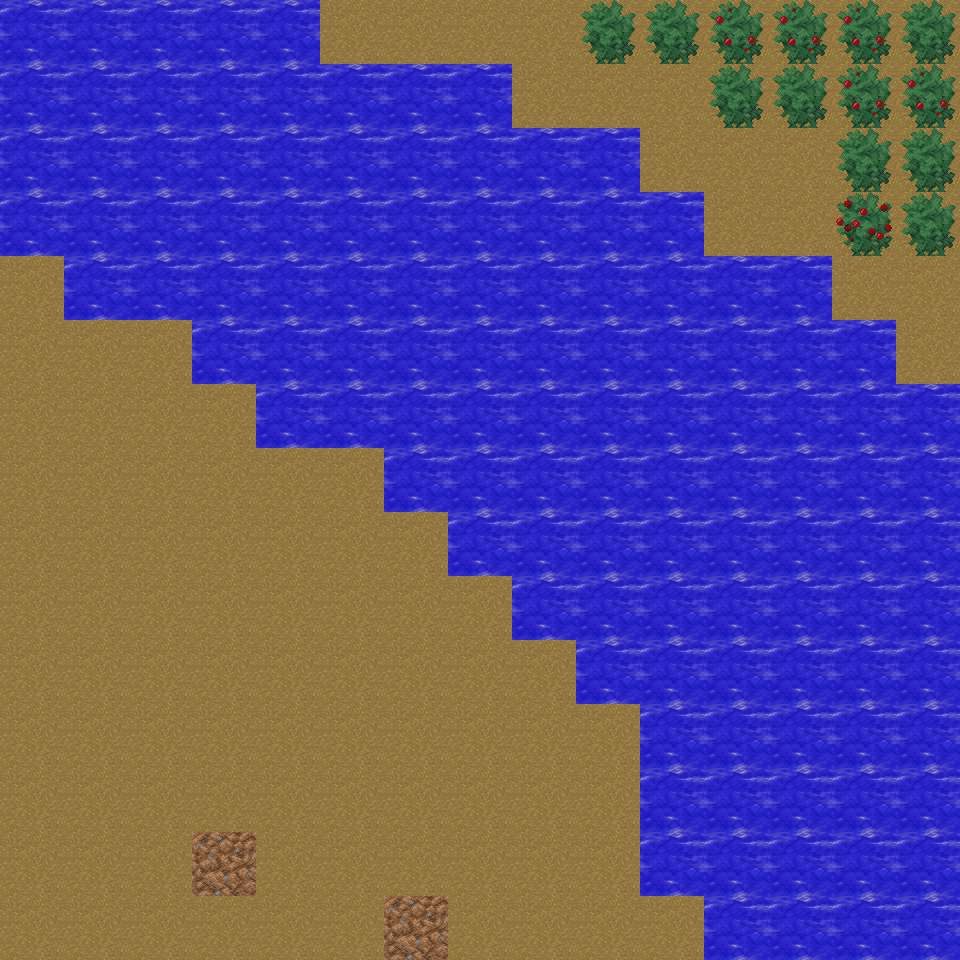

A 2D game scene composited from a Tiled map and its tileset images. What follows is a short description and the map's XML, with every tile layer's data as written:
An orthogonal 15x15 tile map with 64x64 px tiles, 4 tile layers (background, bottom, top, GROUND).

<map version="1.9" tiledversion="1.9.2" orientation="orthogonal" renderorder="right-down" width="15" height="15" tilewidth="64" tileheight="64" infinite="0" nextlayerid="5" nextobjectid="1">
 <tileset firstgid="1" source="Tiles.tsx" />
 <layer id="1" name="background" width="15" height="15">
  <data encoding="csv">
19,19,19,19,19,20,20,20,20,20,20,20,20,20,20,
19,19,19,19,19,19,19,19,20,20,20,20,20,20,20,
19,19,19,19,19,19,19,19,19,19,20,20,20,20,20,
19,19,19,19,19,19,19,19,19,19,19,20,20,20,20,
20,19,19,19,19,19,19,19,19,19,19,19,19,20,20,
20,20,20,19,19,19,19,19,19,19,19,19,19,19,20,
20,20,20,20,19,19,19,19,19,19,19,19,19,19,19,
20,20,20,20,20,20,19,19,19,19,19,19,19,19,19,
20,20,20,20,20,20,20,19,19,19,19,19,19,19,19,
20,20,20,20,20,20,20,20,19,19,19,19,19,19,19,
20,20,20,20,20,20,20,20,20,19,19,19,19,19,19,
20,20,20,20,20,20,20,20,20,20,19,19,19,19,19,
20,20,20,20,20,20,20,20,20,20,19,19,19,19,19,
20,20,20,19,20,20,20,20,20,20,19,19,19,19,19,
20,20,20,20,20,20,19,20,20,20,20,19,19,19,19
</data>
 </layer>
 <layer id="4" name="bottom" width="15" height="15">
  <data encoding="csv">
96,96,96,96,96,0,0,0,0,0,0,0,0,0,0,
0,0,0,0,0,0,0,96,0,0,0,0,0,0,0,
0,0,0,0,0,0,0,0,0,96,0,0,0,0,0,
0,0,0,0,0,0,0,0,0,0,96,0,0,0,0,
0,96,96,96,0,0,0,0,0,0,0,96,96,0,0,
0,0,0,96,96,0,0,0,0,0,0,0,96,96,0,
0,0,0,0,96,96,0,0,0,0,0,0,0,0,96,
0,0,0,0,0,0,96,96,0,0,0,0,0,0,0,
0,0,0,0,0,0,0,96,96,0,0,0,0,0,0,
0,0,0,0,0,0,0,0,96,96,0,0,0,0,0,
0,0,0,0,0,0,0,0,0,96,96,0,0,0,0,
0,0,0,0,0,0,0,0,0,0,96,0,0,0,0,
0,0,0,0,0,0,0,0,0,0,96,0,0,0,0,
0,0,0,0,0,0,0,0,0,0,96,0,0,0,0,
0,0,0,0,0,0,0,0,0,0,0,96,0,0,0
</data>
 </layer>
 <layer id="2" name="top" width="15" height="15">
  <data encoding="csv">
0,0,0,0,0,0,0,0,0,37,37,38,38,38,37,
96,96,96,96,96,96,96,0,0,0,0,37,37,38,38,
0,0,0,0,0,0,0,96,96,0,0,0,0,37,37,
96,96,96,96,0,0,0,0,96,96,0,0,0,39,37,
0,0,0,0,96,96,0,0,0,96,96,0,0,0,0,
0,0,0,0,0,96,96,0,0,0,96,96,0,0,0,
0,0,0,0,0,0,96,96,0,0,0,0,96,96,0,
0,0,0,0,0,0,0,0,96,96,0,0,0,96,96,
0,0,0,0,0,0,0,0,0,96,96,0,0,0,96,
0,0,0,0,0,0,0,0,0,0,96,96,0,0,96,
0,0,0,0,0,0,0,0,0,0,0,96,0,0,96,
0,0,0,0,0,0,0,0,0,0,0,96,0,0,96,
0,0,0,0,0,0,0,0,0,0,0,96,0,0,96,
0,0,0,0,0,0,0,0,0,0,0,96,0,0,96,
0,0,0,0,0,0,0,0,0,0,0,0,0,0,96
</data>
 </layer>
 <layer id="3" name="GROUND" width="15" height="15">
  <data encoding="csv">
0,0,0,0,0,0,0,0,0,0,0,0,0,0,0,
0,0,0,0,0,0,0,0,0,0,0,0,0,0,0,
96,96,96,96,96,96,96,0,0,0,0,0,0,0,0,
0,0,0,0,96,96,96,96,0,0,0,0,0,0,0,
0,0,0,0,0,0,96,96,96,0,0,0,0,0,0,
0,0,0,0,0,0,0,96,96,96,0,0,0,0,0,
0,0,0,0,0,0,0,0,96,96,96,96,0,0,0,
0,0,0,0,0,0,0,0,0,0,96,96,96,0,0,
0,0,0,0,0,0,0,0,0,0,0,96,96,96,0,
0,0,0,0,0,0,0,0,0,0,0,0,96,96,0,
0,0,0,0,0,0,0,0,0,0,0,0,96,96,0,
0,0,0,0,0,0,0,0,0,0,0,0,96,96,0,
0,0,0,0,0,0,0,0,0,0,0,0,96,96,0,
0,0,0,0,0,0,0,0,0,0,0,0,96,96,0,
0,0,0,0,0,0,0,0,0,0,0,0,96,96,0
</data>
 </layer>
</map>
